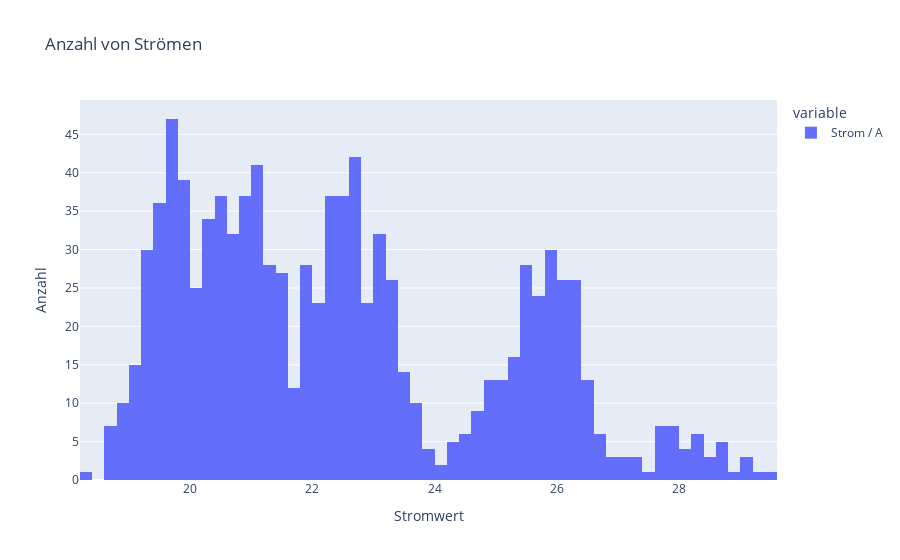

Source (notebook cell):
### Markdown cell above
Vielleicht ist Ihnen aufgefallen, dass sich die Anzahl der Wertebereiche zwischen den beiden Histogrammen unterscheidet. Im Histogramm zur Drehzahl pro Minute gibt es 12 solcher Bereiche, im Histogramm zur Stromaufname in Ampere 24. In Plotly gibt es einen Algorithmus, der die optimale Anzahl und Breite der Wertebereiche automatisch festlegt. Man kann allerdings über das ```nbins```-Argument zumindest die maximale Anzahl der Wertebereiche bestimmen. 

<span style="color:#FF5F00"><b>AUFGABE:</b></span><br>
Setzen Sie das ```nbins```-Argument auf ```100``` und beobachten Sie, wie sich das Histogramm verändert. Fällt Ihnen bei der Häufigkeitsverteilung etwas auf, das Ihnen bei einer kleineren Anzahl von Wertebereichen vielleicht nicht aufgefallen wäre (Stichwort: Ausreißer)? Lohnt sich das Testen einer größeren Anzahl von Wertebereichen oder genügt die Standardeinstellung?

### Code cell
plot = df["Strom / A"].plot(kind="histogram", title="Anzahl von Stromwerten (absolute Häufigkeit)", nbins=100)
plot.update_layout(xaxis_title="Stromwert", yaxis_title="Anzahl")

### Figure 1 — Plotly figure (JSON) as saved in the notebook; plotly's stock layout.template omitted (floating-point values rounded to 4 significant figures; data arrays with more than 128 entries replaced by an {"elided": "..."} marker saying what was removed)
{"data": [{"bingroup": "x", "hovertemplate": "variable=Strom / A<br>value=%{x}<br>count=%{y}<extra></extra>", "legendgroup": "Strom / A", "marker": {"color": "#636efa", "pattern": {"shape": ""}}, "name": "Strom / A", "nbinsx": 100, "orientation": "v", "showlegend": true, "type": "histogram", "x": {"elided": "1000 float values"}, "xaxis": "x", "yaxis": "y"}], "layout": {"barmode": "relative", "legend": {"title": {"text": "variable"}, "tracegroupgap": 0}, "title": {"text": "Anzahl von Strömen"}, "xaxis": {"anchor": "y", "domain": [0, 1], "title": {"text": "Stromwert"}}, "yaxis": {"anchor": "x", "domain": [0, 1], "title": {"text": "Anzahl"}}}}
